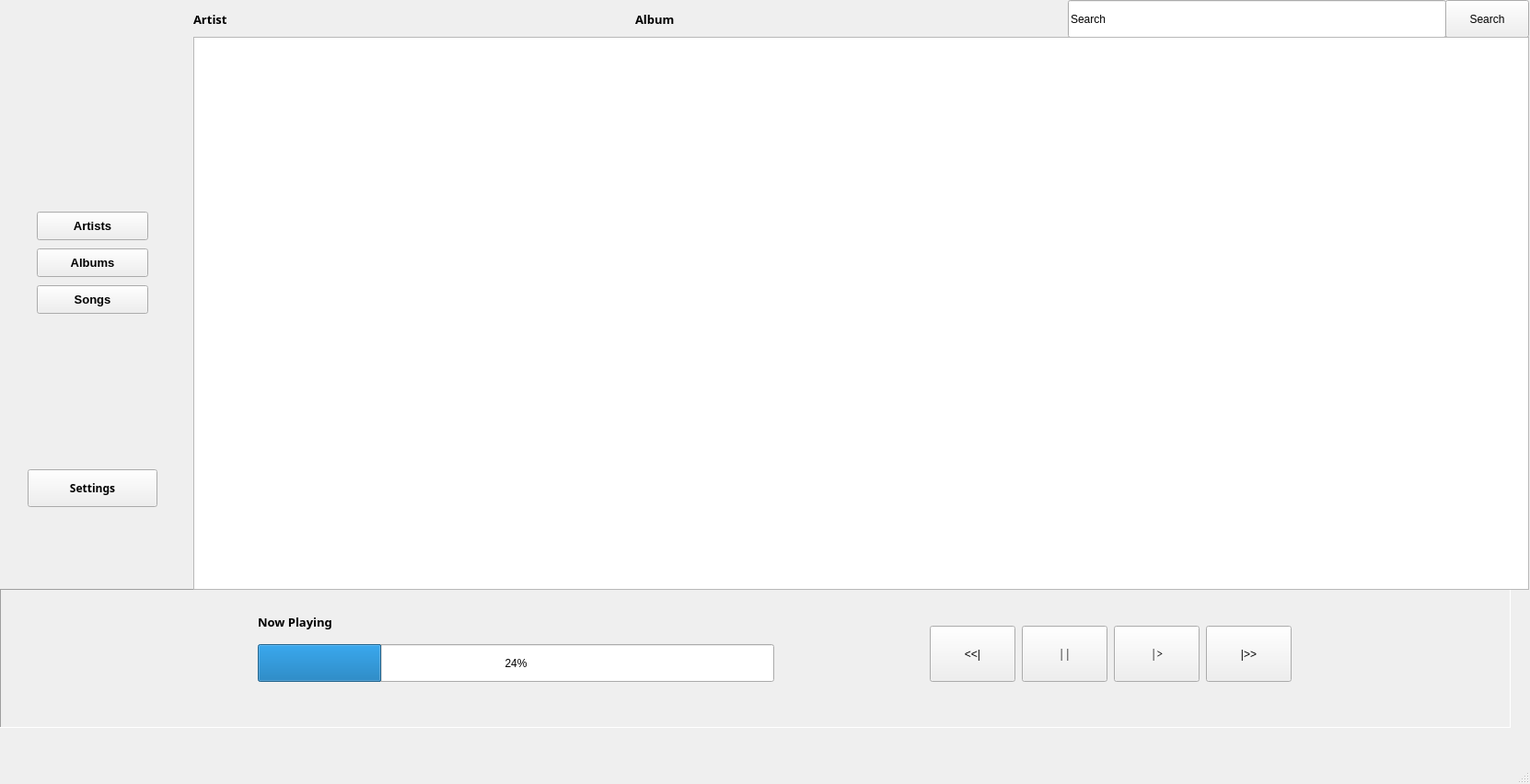
<?xml version="1.0" encoding="UTF-8"?>
<ui version="4.0">
 <class>MainWindow</class>
 <widget class="QMainWindow" name="MainWindow">
  <property name="geometry">
   <rect>
    <x>0</x>
    <y>0</y>
    <width>1662</width>
    <height>852</height>
   </rect>
  </property>
  <property name="windowTitle">
   <string>MainWindow</string>
  </property>
  <widget class="QWidget" name="centralwidget">
   <widget class="QFrame" name="fr_playbar">
    <property name="geometry">
     <rect>
      <x>0</x>
      <y>640</y>
      <width>1641</width>
      <height>151</height>
     </rect>
    </property>
    <property name="frameShape">
     <enum>QFrame::Panel</enum>
    </property>
    <property name="frameShadow">
     <enum>QFrame::Sunken</enum>
    </property>
    <property name="lineWidth">
     <number>1</number>
    </property>
    <widget class="QPushButton" name="btn_back">
     <property name="geometry">
      <rect>
       <x>1010</x>
       <y>40</y>
       <width>93</width>
       <height>61</height>
      </rect>
     </property>
     <property name="text">
      <string>&lt;&lt;|</string>
     </property>
    </widget>
    <widget class="QPushButton" name="btn_play">
     <property name="geometry">
      <rect>
       <x>1210</x>
       <y>40</y>
       <width>93</width>
       <height>61</height>
      </rect>
     </property>
     <property name="font">
      <font>
       <family>Elephant</family>
       <pointsize>9</pointsize>
       <weight>50</weight>
       <bold>false</bold>
      </font>
     </property>
     <property name="text">
      <string>|&gt;</string>
     </property>
    </widget>
    <widget class="QPushButton" name="btn_forward">
     <property name="geometry">
      <rect>
       <x>1310</x>
       <y>40</y>
       <width>93</width>
       <height>61</height>
      </rect>
     </property>
     <property name="text">
      <string>|&gt;&gt;</string>
     </property>
    </widget>
    <widget class="QLabel" name="lbl_nowplaying">
     <property name="geometry">
      <rect>
       <x>280</x>
       <y>10</y>
       <width>371</width>
       <height>51</height>
      </rect>
     </property>
     <property name="font">
      <font>
       <family>Arial Black</family>
       <pointsize>10</pointsize>
       <weight>75</weight>
       <bold>true</bold>
      </font>
     </property>
     <property name="text">
      <string>Now Playing</string>
     </property>
    </widget>
    <widget class="QProgressBar" name="prg_nowplaying">
     <property name="geometry">
      <rect>
       <x>280</x>
       <y>60</y>
       <width>561</width>
       <height>41</height>
      </rect>
     </property>
     <property name="value">
      <number>24</number>
     </property>
    </widget>
    <widget class="QLabel" name="lbl_vinylpic">
     <property name="geometry">
      <rect>
       <x>30</x>
       <y>10</y>
       <width>131</width>
       <height>121</height>
      </rect>
     </property>
     <property name="text">
      <string/>
     </property>
     <property name="pixmap">
      <pixmap>../../Users/richa/OneDrive/Pictures/img/paomedia_small_n_flat_disc_vinyl__1_-1.png</pixmap>
     </property>
     <property name="openExternalLinks">
      <bool>false</bool>
     </property>
    </widget>
    <widget class="QPushButton" name="btn_pause">
     <property name="geometry">
      <rect>
       <x>1110</x>
       <y>40</y>
       <width>93</width>
       <height>61</height>
      </rect>
     </property>
     <property name="font">
      <font>
       <family>Elephant</family>
       <pointsize>9</pointsize>
       <weight>50</weight>
       <bold>false</bold>
      </font>
     </property>
     <property name="text">
      <string>||</string>
     </property>
    </widget>
   </widget>
   <widget class="QPushButton" name="btn_settings">
    <property name="geometry">
     <rect>
      <x>30</x>
      <y>510</y>
      <width>141</width>
      <height>41</height>
     </rect>
    </property>
    <property name="font">
     <font>
      <family>Arial Black</family>
      <weight>75</weight>
      <bold>true</bold>
     </font>
    </property>
    <property name="text">
     <string>Settings</string>
    </property>
   </widget>
   <widget class="QLineEdit" name="inp_search">
    <property name="geometry">
     <rect>
      <x>1160</x>
      <y>0</y>
      <width>411</width>
      <height>41</height>
     </rect>
    </property>
    <property name="text">
     <string>Search</string>
    </property>
   </widget>
   <widget class="QPushButton" name="btn_search">
    <property name="geometry">
     <rect>
      <x>1570</x>
      <y>0</y>
      <width>91</width>
      <height>41</height>
     </rect>
    </property>
    <property name="text">
     <string>Search</string>
    </property>
   </widget>
   <widget class="QTableView" name="tbl_songs">
    <property name="geometry">
     <rect>
      <x>210</x>
      <y>40</y>
      <width>1451</width>
      <height>601</height>
     </rect>
    </property>
    <property name="editTriggers">
     <set>QAbstractItemView::NoEditTriggers</set>
    </property>
    <property name="selectionBehavior">
     <enum>QAbstractItemView::SelectRows</enum>
    </property>
    <property name="showGrid">
     <bool>true</bool>
    </property>
    <attribute name="horizontalHeaderVisible">
     <bool>false</bool>
    </attribute>
    <attribute name="horizontalHeaderCascadingSectionResizes">
     <bool>false</bool>
    </attribute>
    <attribute name="horizontalHeaderDefaultSectionSize">
     <number>200</number>
    </attribute>
    <attribute name="horizontalHeaderHighlightSections">
     <bool>false</bool>
    </attribute>
    <attribute name="horizontalHeaderShowSortIndicator" stdset="0">
     <bool>true</bool>
    </attribute>
    <attribute name="horizontalHeaderStretchLastSection">
     <bool>true</bool>
    </attribute>
    <attribute name="verticalHeaderVisible">
     <bool>false</bool>
    </attribute>
    <attribute name="verticalHeaderHighlightSections">
     <bool>false</bool>
    </attribute>
   </widget>
   <widget class="QPushButton" name="btn_artists">
    <property name="geometry">
     <rect>
      <x>40</x>
      <y>230</y>
      <width>121</width>
      <height>31</height>
     </rect>
    </property>
    <property name="font">
     <font>
      <family>Arial</family>
      <pointsize>10</pointsize>
      <weight>75</weight>
      <bold>true</bold>
     </font>
    </property>
    <property name="text">
     <string>Artists</string>
    </property>
   </widget>
   <widget class="QPushButton" name="btn_albums">
    <property name="geometry">
     <rect>
      <x>40</x>
      <y>270</y>
      <width>121</width>
      <height>31</height>
     </rect>
    </property>
    <property name="font">
     <font>
      <family>Arial</family>
      <pointsize>10</pointsize>
      <weight>75</weight>
      <bold>true</bold>
     </font>
    </property>
    <property name="text">
     <string>Albums</string>
    </property>
   </widget>
   <widget class="QPushButton" name="btn_songs">
    <property name="geometry">
     <rect>
      <x>40</x>
      <y>310</y>
      <width>121</width>
      <height>31</height>
     </rect>
    </property>
    <property name="font">
     <font>
      <family>Arial</family>
      <pointsize>10</pointsize>
      <weight>75</weight>
      <bold>true</bold>
     </font>
    </property>
    <property name="text">
     <string>Songs</string>
    </property>
   </widget>
   <widget class="QLabel" name="lbl_artist">
    <property name="geometry">
     <rect>
      <x>210</x>
      <y>0</y>
      <width>201</width>
      <height>41</height>
     </rect>
    </property>
    <property name="font">
     <font>
      <family>Arial Black</family>
      <pointsize>10</pointsize>
      <weight>75</weight>
      <bold>true</bold>
     </font>
    </property>
    <property name="text">
     <string>Artist</string>
    </property>
   </widget>
   <widget class="QLabel" name="lbl_artist_2">
    <property name="geometry">
     <rect>
      <x>690</x>
      <y>0</y>
      <width>201</width>
      <height>41</height>
     </rect>
    </property>
    <property name="font">
     <font>
      <family>Arial Black</family>
      <pointsize>10</pointsize>
      <weight>75</weight>
      <bold>true</bold>
     </font>
    </property>
    <property name="text">
     <string>Album</string>
    </property>
   </widget>
  </widget>
  <widget class="QMenuBar" name="menubar">
   <property name="geometry">
    <rect>
     <x>0</x>
     <y>0</y>
     <width>1662</width>
     <height>26</height>
    </rect>
   </property>
  </widget>
  <widget class="QStatusBar" name="statusbar"/>
 </widget>
 <resources/>
 <connections/>
</ui>
